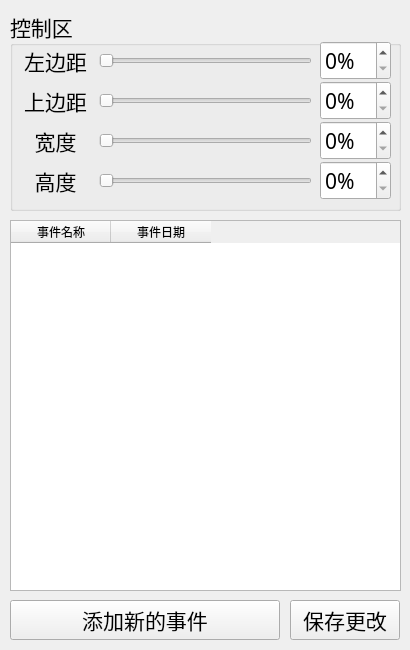
<?xml version="1.0" encoding="UTF-8"?>
<ui version="4.0">
 <class>Widget</class>
 <widget class="QWidget" name="Widget">
  <property name="geometry">
   <rect>
    <x>0</x>
    <y>0</y>
    <width>410</width>
    <height>650</height>
   </rect>
  </property>
  <property name="windowTitle">
   <string>CountdownMaster-Configurator</string>
  </property>
  <property name="windowIcon">
   <iconset>
    <normaloff>logo.ico</normaloff>logo.ico</iconset>
  </property>
  <property name="windowOpacity">
   <double>1.000000000000000</double>
  </property>
  <widget class="QGroupBox" name="groupBox">
   <property name="geometry">
    <rect>
     <x>10</x>
     <y>10</y>
     <width>391</width>
     <height>201</height>
    </rect>
   </property>
   <property name="font">
    <font>
     <family>幼圆</family>
     <pointsize>16</pointsize>
    </font>
   </property>
   <property name="title">
    <string>控制区</string>
   </property>
   <widget class="QWidget" name="horizontalLayoutWidget">
    <property name="geometry">
     <rect>
      <x>10</x>
      <y>30</y>
      <width>371</width>
      <height>41</height>
     </rect>
    </property>
    <layout class="QHBoxLayout" name="horizontalLayout" stretch="2,6,0">
     <property name="spacing">
      <number>8</number>
     </property>
     <item>
      <widget class="QLabel" name="label_left">
       <property name="text">
        <string>左边距</string>
       </property>
       <property name="textFormat">
        <enum>Qt::PlainText</enum>
       </property>
       <property name="alignment">
        <set>Qt::AlignCenter</set>
       </property>
       <property name="wordWrap">
        <bool>false</bool>
       </property>
       <property name="margin">
        <number>0</number>
       </property>
      </widget>
     </item>
     <item>
      <widget class="QSlider" name="slider_left">
       <property name="maximum">
        <number>100</number>
       </property>
       <property name="orientation">
        <enum>Qt::Horizontal</enum>
       </property>
      </widget>
     </item>
     <item>
      <widget class="QSpinBox" name="spinBox_left">
       <property name="suffix">
        <string>%</string>
       </property>
      </widget>
     </item>
    </layout>
   </widget>
   <widget class="QWidget" name="horizontalLayoutWidget_2">
    <property name="geometry">
     <rect>
      <x>10</x>
      <y>70</y>
      <width>371</width>
      <height>41</height>
     </rect>
    </property>
    <layout class="QHBoxLayout" name="horizontalLayout_2" stretch="2,6,0">
     <property name="spacing">
      <number>8</number>
     </property>
     <item>
      <widget class="QLabel" name="label_top">
       <property name="font">
        <font>
         <family>幼圆</family>
         <pointsize>16</pointsize>
        </font>
       </property>
       <property name="text">
        <string>上边距</string>
       </property>
       <property name="textFormat">
        <enum>Qt::PlainText</enum>
       </property>
       <property name="alignment">
        <set>Qt::AlignCenter</set>
       </property>
       <property name="wordWrap">
        <bool>false</bool>
       </property>
       <property name="margin">
        <number>0</number>
       </property>
      </widget>
     </item>
     <item>
      <widget class="QSlider" name="slider_top">
       <property name="maximum">
        <number>100</number>
       </property>
       <property name="orientation">
        <enum>Qt::Horizontal</enum>
       </property>
      </widget>
     </item>
     <item>
      <widget class="QSpinBox" name="spinBox_top">
       <property name="suffix">
        <string>%</string>
       </property>
      </widget>
     </item>
    </layout>
   </widget>
   <widget class="QWidget" name="horizontalLayoutWidget_3">
    <property name="geometry">
     <rect>
      <x>10</x>
      <y>150</y>
      <width>371</width>
      <height>41</height>
     </rect>
    </property>
    <layout class="QHBoxLayout" name="horizontalLayout_3" stretch="2,6,0">
     <property name="spacing">
      <number>8</number>
     </property>
     <item>
      <widget class="QLabel" name="label_height">
       <property name="font">
        <font>
         <family>幼圆</family>
         <pointsize>16</pointsize>
        </font>
       </property>
       <property name="text">
        <string>高度</string>
       </property>
       <property name="textFormat">
        <enum>Qt::PlainText</enum>
       </property>
       <property name="alignment">
        <set>Qt::AlignCenter</set>
       </property>
       <property name="wordWrap">
        <bool>false</bool>
       </property>
      </widget>
     </item>
     <item>
      <widget class="QSlider" name="slider_height">
       <property name="maximum">
        <number>100</number>
       </property>
       <property name="orientation">
        <enum>Qt::Horizontal</enum>
       </property>
      </widget>
     </item>
     <item>
      <widget class="QSpinBox" name="spinBox_height">
       <property name="suffix">
        <string>%</string>
       </property>
      </widget>
     </item>
    </layout>
   </widget>
   <widget class="QWidget" name="horizontalLayoutWidget_4">
    <property name="geometry">
     <rect>
      <x>10</x>
      <y>110</y>
      <width>371</width>
      <height>41</height>
     </rect>
    </property>
    <layout class="QHBoxLayout" name="horizontalLayout_4" stretch="2,6,0">
     <property name="spacing">
      <number>8</number>
     </property>
     <item>
      <widget class="QLabel" name="label_width">
       <property name="font">
        <font>
         <family>幼圆</family>
         <pointsize>16</pointsize>
        </font>
       </property>
       <property name="text">
        <string>宽度</string>
       </property>
       <property name="textFormat">
        <enum>Qt::PlainText</enum>
       </property>
       <property name="alignment">
        <set>Qt::AlignCenter</set>
       </property>
       <property name="wordWrap">
        <bool>false</bool>
       </property>
      </widget>
     </item>
     <item>
      <widget class="QSlider" name="slider_width">
       <property name="maximum">
        <number>100</number>
       </property>
       <property name="orientation">
        <enum>Qt::Horizontal</enum>
       </property>
      </widget>
     </item>
     <item>
      <widget class="QSpinBox" name="spinBox_width">
       <property name="suffix">
        <string>%</string>
       </property>
      </widget>
     </item>
    </layout>
   </widget>
  </widget>
  <widget class="QTableWidget" name="tableWidget">
   <property name="geometry">
    <rect>
     <x>10</x>
     <y>220</y>
     <width>391</width>
     <height>371</height>
    </rect>
   </property>
   <column>
    <property name="text">
     <string>事件名称</string>
    </property>
   </column>
   <column>
    <property name="text">
     <string>事件日期</string>
    </property>
   </column>
  </widget>
  <widget class="QPushButton" name="pushButton_save">
   <property name="geometry">
    <rect>
     <x>290</x>
     <y>600</y>
     <width>110</width>
     <height>40</height>
    </rect>
   </property>
   <property name="font">
    <font>
     <family>幼圆</family>
     <pointsize>16</pointsize>
    </font>
   </property>
   <property name="text">
    <string>保存更改</string>
   </property>
  </widget>
  <widget class="QPushButton" name="pushButton_new">
   <property name="geometry">
    <rect>
     <x>10</x>
     <y>600</y>
     <width>270</width>
     <height>40</height>
    </rect>
   </property>
   <property name="font">
    <font>
     <family>幼圆</family>
     <pointsize>16</pointsize>
    </font>
   </property>
   <property name="text">
    <string>添加新的事件</string>
   </property>
  </widget>
 </widget>
 <resources/>
 <connections>
  <connection>
   <sender>slider_left</sender>
   <signal>valueChanged(int)</signal>
   <receiver>spinBox_left</receiver>
   <slot>setValue(int)</slot>
   <hints>
    <hint type="sourcelabel">
     <x>217</x>
     <y>59</y>
    </hint>
    <hint type="destinationlabel">
     <x>364</x>
     <y>60</y>
    </hint>
   </hints>
  </connection>
  <connection>
   <sender>spinBox_left</sender>
   <signal>valueChanged(int)</signal>
   <receiver>slider_left</receiver>
   <slot>setValue(int)</slot>
   <hints>
    <hint type="sourcelabel">
     <x>364</x>
     <y>60</y>
    </hint>
    <hint type="destinationlabel">
     <x>217</x>
     <y>59</y>
    </hint>
   </hints>
  </connection>
  <connection>
   <sender>slider_height</sender>
   <signal>valueChanged(int)</signal>
   <receiver>spinBox_height</receiver>
   <slot>setValue(int)</slot>
   <hints>
    <hint type="sourcelabel">
     <x>217</x>
     <y>179</y>
    </hint>
    <hint type="destinationlabel">
     <x>364</x>
     <y>180</y>
    </hint>
   </hints>
  </connection>
  <connection>
   <sender>spinBox_height</sender>
   <signal>valueChanged(int)</signal>
   <receiver>slider_height</receiver>
   <slot>setValue(int)</slot>
   <hints>
    <hint type="sourcelabel">
     <x>364</x>
     <y>180</y>
    </hint>
    <hint type="destinationlabel">
     <x>217</x>
     <y>179</y>
    </hint>
   </hints>
  </connection>
  <connection>
   <sender>slider_top</sender>
   <signal>valueChanged(int)</signal>
   <receiver>spinBox_top</receiver>
   <slot>setValue(int)</slot>
   <hints>
    <hint type="sourcelabel">
     <x>217</x>
     <y>99</y>
    </hint>
    <hint type="destinationlabel">
     <x>364</x>
     <y>100</y>
    </hint>
   </hints>
  </connection>
  <connection>
   <sender>spinBox_top</sender>
   <signal>valueChanged(int)</signal>
   <receiver>slider_top</receiver>
   <slot>setValue(int)</slot>
   <hints>
    <hint type="sourcelabel">
     <x>364</x>
     <y>100</y>
    </hint>
    <hint type="destinationlabel">
     <x>217</x>
     <y>99</y>
    </hint>
   </hints>
  </connection>
  <connection>
   <sender>slider_width</sender>
   <signal>valueChanged(int)</signal>
   <receiver>spinBox_width</receiver>
   <slot>setValue(int)</slot>
   <hints>
    <hint type="sourcelabel">
     <x>217</x>
     <y>139</y>
    </hint>
    <hint type="destinationlabel">
     <x>364</x>
     <y>140</y>
    </hint>
   </hints>
  </connection>
  <connection>
   <sender>spinBox_width</sender>
   <signal>valueChanged(int)</signal>
   <receiver>slider_width</receiver>
   <slot>setValue(int)</slot>
   <hints>
    <hint type="sourcelabel">
     <x>364</x>
     <y>140</y>
    </hint>
    <hint type="destinationlabel">
     <x>217</x>
     <y>139</y>
    </hint>
   </hints>
  </connection>
 </connections>
</ui>
